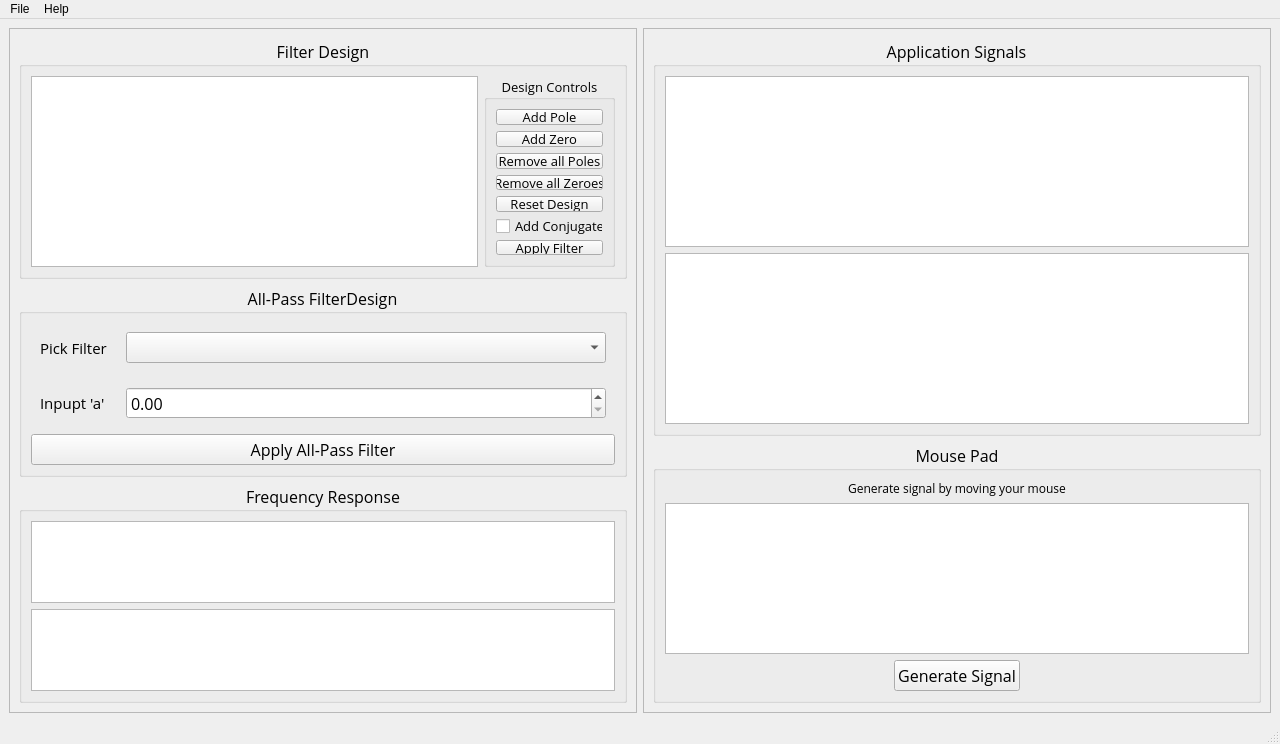
<?xml version="1.0" encoding="UTF-8"?>
<ui version="4.0">
 <class>FilterDesigner</class>
 <widget class="QMainWindow" name="FilterDesigner">
  <property name="geometry">
   <rect>
    <x>0</x>
    <y>0</y>
    <width>1280</width>
    <height>744</height>
   </rect>
  </property>
  <property name="windowTitle">
   <string>Filter Designer</string>
  </property>
  <property name="windowIcon">
   <iconset resource="../Icons/icons.qrc">
    <normaloff>:/appIcon/processing.png</normaloff>:/appIcon/processing.png</iconset>
  </property>
  <widget class="QWidget" name="centralwidget">
   <layout class="QGridLayout" name="gridLayout">
    <item row="0" column="1">
     <widget class="QFrame" name="frame_2">
      <property name="frameShape">
       <enum>QFrame::StyledPanel</enum>
      </property>
      <property name="frameShadow">
       <enum>QFrame::Raised</enum>
      </property>
      <layout class="QVBoxLayout" name="verticalLayout_8">
       <item>
        <widget class="QGroupBox" name="applicationGraphs">
         <property name="maximumSize">
          <size>
           <width>16777215</width>
           <height>16777215</height>
          </size>
         </property>
         <property name="font">
          <font>
           <family>Open Sans</family>
           <pointsize>12</pointsize>
          </font>
         </property>
         <property name="title">
          <string>Application Signals</string>
         </property>
         <property name="alignment">
          <set>Qt::AlignCenter</set>
         </property>
         <layout class="QVBoxLayout" name="verticalLayout_7">
          <item>
           <widget class="PlotWidget" name="filteredSignal">
            <property name="minimumSize">
             <size>
              <width>0</width>
              <height>0</height>
             </size>
            </property>
            <property name="maximumSize">
             <size>
              <width>16777215</width>
              <height>16777215</height>
             </size>
            </property>
           </widget>
          </item>
          <item>
           <widget class="PlotWidget" name="originalApplicationSignal">
            <property name="minimumSize">
             <size>
              <width>0</width>
              <height>0</height>
             </size>
            </property>
            <property name="maximumSize">
             <size>
              <width>16777215</width>
              <height>16777215</height>
             </size>
            </property>
           </widget>
          </item>
         </layout>
        </widget>
       </item>
       <item>
        <widget class="QGroupBox" name="mousePadGroupBox">
         <property name="minimumSize">
          <size>
           <width>0</width>
           <height>0</height>
          </size>
         </property>
         <property name="maximumSize">
          <size>
           <width>16777215</width>
           <height>16777215</height>
          </size>
         </property>
         <property name="font">
          <font>
           <family>Open Sans</family>
           <pointsize>12</pointsize>
          </font>
         </property>
         <property name="title">
          <string>Mouse Pad</string>
         </property>
         <property name="alignment">
          <set>Qt::AlignCenter</set>
         </property>
         <layout class="QVBoxLayout" name="verticalLayout_5">
          <item>
           <widget class="QLabel" name="label">
            <property name="font">
             <font>
              <pointsize>9</pointsize>
             </font>
            </property>
            <property name="text">
             <string>Generate signal by moving your mouse</string>
            </property>
            <property name="alignment">
             <set>Qt::AlignCenter</set>
            </property>
           </widget>
          </item>
          <item>
           <widget class="PlotWidget" name="mousePad">
            <property name="minimumSize">
             <size>
              <width>0</width>
              <height>0</height>
             </size>
            </property>
            <property name="maximumSize">
             <size>
              <width>16777215</width>
              <height>16777215</height>
             </size>
            </property>
           </widget>
          </item>
          <item>
           <layout class="QHBoxLayout" name="horizontalLayout_6">
            <item>
             <spacer name="horizontalSpacer">
              <property name="orientation">
               <enum>Qt::Horizontal</enum>
              </property>
              <property name="sizeHint" stdset="0">
               <size>
                <width>40</width>
                <height>20</height>
               </size>
              </property>
             </spacer>
            </item>
            <item>
             <widget class="QPushButton" name="generateSignal">
              <property name="text">
               <string>Generate Signal</string>
              </property>
             </widget>
            </item>
            <item>
             <spacer name="horizontalSpacer_2">
              <property name="orientation">
               <enum>Qt::Horizontal</enum>
              </property>
              <property name="sizeHint" stdset="0">
               <size>
                <width>40</width>
                <height>20</height>
               </size>
              </property>
             </spacer>
            </item>
           </layout>
          </item>
         </layout>
        </widget>
       </item>
      </layout>
     </widget>
    </item>
    <item row="0" column="0">
     <widget class="QFrame" name="frame">
      <property name="maximumSize">
       <size>
        <width>700</width>
        <height>16777215</height>
       </size>
      </property>
      <property name="frameShape">
       <enum>QFrame::StyledPanel</enum>
      </property>
      <property name="frameShadow">
       <enum>QFrame::Raised</enum>
      </property>
      <layout class="QVBoxLayout" name="verticalLayout_6">
       <item>
        <widget class="QGroupBox" name="filterDesignGroupBox">
         <property name="font">
          <font>
           <family>Open Sans</family>
           <pointsize>12</pointsize>
          </font>
         </property>
         <property name="title">
          <string>Filter Design</string>
         </property>
         <property name="alignment">
          <set>Qt::AlignCenter</set>
         </property>
         <layout class="QHBoxLayout" name="horizontalLayout_2">
          <item>
           <widget class="PlotWidget" name="unitCirclePlot">
            <property name="sizePolicy">
             <sizepolicy hsizetype="Preferred" vsizetype="Preferred">
              <horstretch>0</horstretch>
              <verstretch>0</verstretch>
             </sizepolicy>
            </property>
            <property name="minimumSize">
             <size>
              <width>150</width>
              <height>150</height>
             </size>
            </property>
            <property name="maximumSize">
             <size>
              <width>16777215</width>
              <height>16777215</height>
             </size>
            </property>
           </widget>
          </item>
          <item>
           <widget class="QGroupBox" name="zPlaneDesignControls">
            <property name="sizePolicy">
             <sizepolicy hsizetype="Minimum" vsizetype="Minimum">
              <horstretch>0</horstretch>
              <verstretch>0</verstretch>
             </sizepolicy>
            </property>
            <property name="minimumSize">
             <size>
              <width>131</width>
              <height>191</height>
             </size>
            </property>
            <property name="maximumSize">
             <size>
              <width>100</width>
              <height>16777215</height>
             </size>
            </property>
            <property name="font">
             <font>
              <pointsize>10</pointsize>
             </font>
            </property>
            <property name="title">
             <string>Design Controls</string>
            </property>
            <property name="alignment">
             <set>Qt::AlignCenter</set>
            </property>
            <layout class="QVBoxLayout" name="verticalLayout">
             <item>
              <widget class="QPushButton" name="addPole">
               <property name="text">
                <string>Add Pole</string>
               </property>
              </widget>
             </item>
             <item>
              <widget class="QPushButton" name="addZero">
               <property name="text">
                <string>Add Zero</string>
               </property>
              </widget>
             </item>
             <item>
              <widget class="QPushButton" name="removeAllPoles">
               <property name="text">
                <string>Remove all Poles</string>
               </property>
              </widget>
             </item>
             <item>
              <widget class="QPushButton" name="removeAllZeroes">
               <property name="text">
                <string>Remove all Zeroes</string>
               </property>
              </widget>
             </item>
             <item>
              <widget class="QPushButton" name="resetDesign">
               <property name="text">
                <string>Reset Design</string>
               </property>
              </widget>
             </item>
             <item>
              <widget class="QCheckBox" name="addConjugatesCheckBox">
               <property name="text">
                <string>Add Conjugates</string>
               </property>
              </widget>
             </item>
             <item>
              <widget class="QPushButton" name="applyFilterButton">
               <property name="text">
                <string>Apply Filter</string>
               </property>
              </widget>
             </item>
            </layout>
           </widget>
          </item>
         </layout>
        </widget>
       </item>
       <item>
        <widget class="QGroupBox" name="allPassDesignGroupBox">
         <property name="font">
          <font>
           <family>Open Sans</family>
           <pointsize>12</pointsize>
          </font>
         </property>
         <property name="title">
          <string>All-Pass FilterDesign</string>
         </property>
         <property name="alignment">
          <set>Qt::AlignCenter</set>
         </property>
         <layout class="QVBoxLayout" name="verticalLayout_2">
          <item>
           <widget class="QWidget" name="pickFilterWidget" native="true">
            <property name="maximumSize">
             <size>
              <width>16777215</width>
              <height>50</height>
             </size>
            </property>
            <layout class="QHBoxLayout" name="horizontalLayout_4">
             <item>
              <widget class="QLabel" name="pickFilterLabel_2">
               <property name="minimumSize">
                <size>
                 <width>80</width>
                 <height>0</height>
                </size>
               </property>
               <property name="maximumSize">
                <size>
                 <width>80</width>
                 <height>60</height>
                </size>
               </property>
               <property name="font">
                <font>
                 <pointsize>11</pointsize>
                </font>
               </property>
               <property name="text">
                <string>Pick Filter</string>
               </property>
              </widget>
             </item>
             <item>
              <widget class="QComboBox" name="allPassLibrary"/>
             </item>
            </layout>
           </widget>
          </item>
          <item>
           <widget class="QWidget" name="InputAWidget" native="true">
            <property name="maximumSize">
             <size>
              <width>16777215</width>
              <height>50</height>
             </size>
            </property>
            <layout class="QHBoxLayout" name="horizontalLayout">
             <item>
              <widget class="QLabel" name="inputALabel">
               <property name="minimumSize">
                <size>
                 <width>80</width>
                 <height>0</height>
                </size>
               </property>
               <property name="maximumSize">
                <size>
                 <width>80</width>
                 <height>60</height>
                </size>
               </property>
               <property name="font">
                <font>
                 <pointsize>11</pointsize>
                </font>
               </property>
               <property name="text">
                <string>Inpupt 'a'</string>
               </property>
              </widget>
             </item>
             <item>
              <widget class="QDoubleSpinBox" name="doubleSpinBox"/>
             </item>
            </layout>
           </widget>
          </item>
          <item>
           <widget class="QPushButton" name="applyFilterButton_2">
            <property name="text">
             <string>Apply All-Pass Filter</string>
            </property>
           </widget>
          </item>
         </layout>
        </widget>
       </item>
       <item>
        <widget class="QGroupBox" name="frequencyResponseGroupBox">
         <property name="font">
          <font>
           <family>Open Sans</family>
           <pointsize>12</pointsize>
          </font>
         </property>
         <property name="title">
          <string>Frequency Response</string>
         </property>
         <property name="alignment">
          <set>Qt::AlignCenter</set>
         </property>
         <layout class="QVBoxLayout" name="verticalLayout_3">
          <item>
           <widget class="PlotWidget" name="magFrequencyResponse">
            <property name="minimumSize">
             <size>
              <width>0</width>
              <height>0</height>
             </size>
            </property>
            <property name="maximumSize">
             <size>
              <width>16777215</width>
              <height>16777215</height>
             </size>
            </property>
           </widget>
          </item>
          <item>
           <widget class="PlotWidget" name="phaseFrequencyResponse">
            <property name="maximumSize">
             <size>
              <width>16777215</width>
              <height>16777215</height>
             </size>
            </property>
           </widget>
          </item>
         </layout>
        </widget>
       </item>
      </layout>
     </widget>
    </item>
   </layout>
  </widget>
  <widget class="QMenuBar" name="menubar">
   <property name="geometry">
    <rect>
     <x>0</x>
     <y>0</y>
     <width>1280</width>
     <height>21</height>
    </rect>
   </property>
   <widget class="QMenu" name="menuFile">
    <property name="title">
     <string>File</string>
    </property>
    <addaction name="actionImport_Signal"/>
   </widget>
   <widget class="QMenu" name="menuHelp">
    <property name="title">
     <string>Help</string>
    </property>
   </widget>
   <addaction name="menuFile"/>
   <addaction name="menuHelp"/>
  </widget>
  <widget class="QStatusBar" name="statusbar"/>
  <action name="actionImport_Signal">
   <property name="text">
    <string>Import Signal</string>
   </property>
  </action>
 </widget>
 <customwidgets>
  <customwidget>
   <class>PlotWidget</class>
   <extends>QGraphicsView</extends>
   <header>pyqtgraph</header>
  </customwidget>
 </customwidgets>
 <resources>
  <include location="../Icons/icons.qrc"/>
 </resources>
 <connections/>
</ui>
